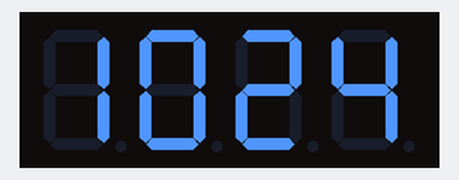
The program below on a simulated Raspberry Pi (BCM pin numbers). Shown: 4-digit seven-segment display. The clock reads 2024-03-15 10:24:30 at power-on unless the program sets it; library files of the repository ran but are not shown: Adafruit_7Segment.py; what the program prints to the terminal is not drawn.

Above: at 0.1 s.
At 57.6 s:
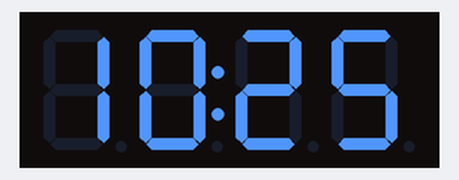
At 117.1 s:
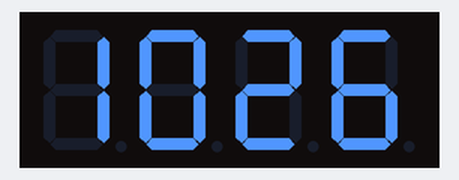

The program:

rpaf_clock.py
```python
#!/usr/bin/python
#
# rpaf_clock.py -- raspberryPi & adaFruit clock
#
# This program is derived from sample code ex_7segment_clock.py as supplied
# by AdaFruit in the Adafruit-Raspberry-Pi-Python-Code-master.zip archive.
#
# Modifications / pmusumeci@gmail
# - replaced some constant numbers in the sample code by variable names
#   chosen to clarify how to address individual digits and access individual
#   LEDs (such as the colon) that adorn the 7-segment display;
# - added a small code fragment to clear the display when hour count rolls
#   back to 0 so that a leading '0' char for the hours is not displayed;
# - added a try/catch exception handler to catch shutdown events and leave
#   the display cleared (except for one LED representing the exception cause).
# To do
# - Probably should use an alarm call via select/kqueue to sleep until the
#   *next* 1 second instance instead of delaying 1 second/loop, which ignores
#   loop processing time.

import time
import datetime
from Adafruit_7Segment import SevenSegment

#
# Define constant address values for accessing digits with writeDigit().
# - The four digits are addressed, left to right, as
#      left-hand-most 1st digit: 0
#                     2nd digit: 1
#                     3rd digit: 3
#     right-hand-most 4th digit: 4
af7s_digit1 = 0
af7s_digit2 = 1
af7s_digit3 = 3
af7s_digit4 = 4
#
# Define constant address values for accessing LEDs using disp.setBufferRow()
# - This function can access the indicator LEDs at row address of 2
af7s_ledRow = 2
# - The colon and indicator LEDs are controlled by the value set with a call
#   to disp.setBufferRow(af7s_ledRow, bitPattern) where bitPattern has bits
#   used as follows:
af7s_FLAGS={ 'blank': 0,
             'colon': 2,
           'topleft': 4,
        'bottomleft': 8,
          'topright':16 }
# - We can now set and clear the colon with calls such as
#   disp.setBufferRow(af7s_ledRow, af7s_FLAGS['colon']) #set colon
#   disp.setBufferRow(af7s_ledRow, af7s_FLAGS['blank']) #clear colon

# ===========================================================================
# Clock Example
# ===========================================================================

# instantiate a display controller at address 0x70 (this is the
# default address when no address selection links are soldered)
#
segment = SevenSegment(address=0x70)

print "Press CTRL+C to exit"
try:

  # Continuously update the time displayed
  # - this endless loop contains a 1 second delay
  # - digit displays are overwritten even if they remain unchanged

  # Note: we need to clear the display at startup, and there is also a
  #       a need to blank out the leading digits of the hours after a
  #       rollover from 23:59 or 11:59 back to zero. For convenience,
  #       keep track of previous_hours and then clear the display when
  #       the next hours is numerically < previous_time.
  previous_hours=25  # ensure display is initially cleared

  while(True):
    now = datetime.datetime.now()                       # load time into integer variables
    hour = int(now.hour)
    htens = hour/10
    minute = int(now.minute)
    second = int(now.second)

    if hour < previous_hours: segment.disp.clear(True)  # clear display when hour resets
    previous_hours = hour

    if htens>0: segment.writeDigit(af7s_digit1, htens)  # set hours tens (if non 0)
    segment.writeDigit(af7s_digit2, hour % 10)          # set hours units

    segment.writeDigit(af7s_digit3, minute / 10)        # set minutes
    segment.writeDigit(af7s_digit4, minute % 10)

    if second % 2 > 0:                                  # set/clear colon (other LEDs off)
      segment.disp.setBufferRow(af7s_ledRow, af7s_FLAGS[ 'colon' ] )
    else:
      segment.disp.setBufferRow(af7s_ledRow, af7s_FLAGS[ 'blank' ] )

    time.sleep(1)                                       # delay for 1 second

                                                        # exit with clear display
except KeyboardInterrupt:                               # with LED indicating event
  segment.disp.clear( True )
  segment.disp.setBufferRow(af7s_ledRow, af7s_FLAGS[ 'topright' ])
  quit()
except:
  segment.disp.clear( True )
  segment.disp.setBufferRow(af7s_ledRow, af7s_FLAGS[ 'topleft' ])
  quit()
```
